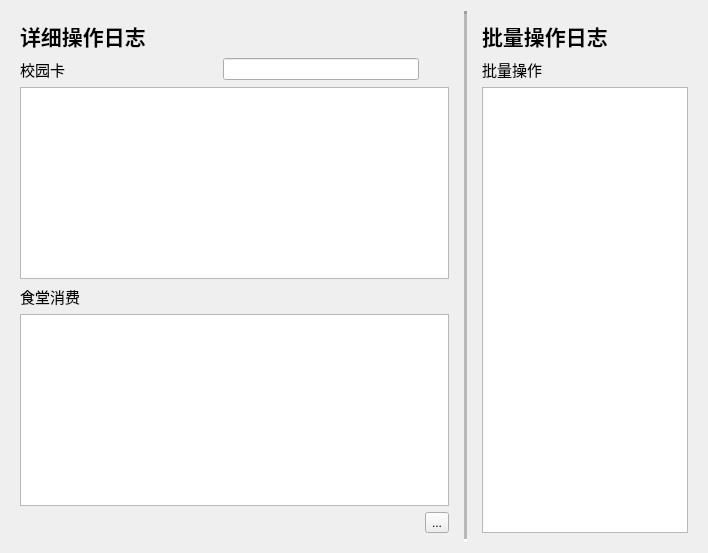
        <widget class="QWidget" name="page_analysis">
         <layout class="QHBoxLayout" name="horizontalLayout_7" stretch="2,0,1">
          <item>
           <widget class="QWidget" name="widget_2" native="true">
            <layout class="QGridLayout" name="gridLayout_9">
             <item row="0" column="0" colspan="2">
              <widget class="QLabel" name="label_12">
               <property name="font">
                <font>
                 <family>微软雅黑</family>
                 <pointsize>16</pointsize>
                 <weight>75</weight>
                 <bold>true</bold>
                </font>
               </property>
               <property name="text">
                <string>详细操作日志</string>
               </property>
              </widget>
             </item>
             <item row="1" column="0">
              <widget class="QLabel" name="label_9">
               <property name="font">
                <font>
                 <family>微软雅黑</family>
                 <pointsize>11</pointsize>
                 <weight>50</weight>
                 <bold>false</bold>
                </font>
               </property>
               <property name="text">
                <string>校园卡</string>
               </property>
              </widget>
             </item>
             <item row="2" column="0" colspan="3">
              <widget class="QTableView" name="tbv_card_logs"/>
             </item>
             <item row="3" column="0">
              <widget class="QLabel" name="label_7">
               <property name="font">
                <font>
                 <family>微软雅黑</family>
                 <pointsize>11</pointsize>
                </font>
               </property>
               <property name="text">
                <string>食堂消费</string>
               </property>
              </widget>
             </item>
             <item row="4" column="0" colspan="3">
              <widget class="QTableView" name="tbv_canteen_logs_total"/>
             </item>
             <item row="5" column="0">
              <spacer name="horizontalSpacer_30">
               <property name="orientation">
                <enum>Qt::Horizontal</enum>
               </property>
               <property name="sizeHint" stdset="0">
                <size>
                 <width>172</width>
                 <height>20</height>
                </size>
               </property>
              </spacer>
             </item>
             <item row="5" column="1">
              <spacer name="horizontalSpacer_31">
               <property name="orientation">
                <enum>Qt::Horizontal</enum>
               </property>
               <property name="sizeHint" stdset="0">
                <size>
                 <width>171</width>
                 <height>20</height>
                </size>
               </property>
              </spacer>
             </item>
             <item row="5" column="2">
              <widget class="myToolButton" name="btn_generateLogs">
               <property name="text">
                <string>...</string>
               </property>
              </widget>
             </item>
             <item row="1" column="1">
              <widget class="QLineEdit" name="lineEdit"/>
             </item>
            </layout>
           </widget>
          </item>
          <item>
           <widget class="Line" name="line_log">
            <property name="lineWidth">
             <number>3</number>
            </property>
            <property name="midLineWidth">
             <number>3</number>
            </property>
            <property name="orientation">
             <enum>Qt::Vertical</enum>
            </property>
           </widget>
          </item>
          <item>
           <widget class="QWidget" name="widget_3" native="true">
            <layout class="QGridLayout" name="gridLayout_7">
             <item row="1" column="0">
              <widget class="QLabel" name="label_10">
               <property name="font">
                <font>
                 <family>微软雅黑</family>
                 <pointsize>11</pointsize>
                </font>
               </property>
               <property name="text">
                <string>批量操作</string>
               </property>
              </widget>
             </item>
             <item row="2" column="0">
              <widget class="QTableView" name="tbv_batch_logs"/>
             </item>
             <item row="0" column="0">
              <widget class="QLabel" name="label_14">
               <property name="font">
                <font>
                 <family>微软雅黑</family>
                 <pointsize>16</pointsize>
                 <weight>75</weight>
                 <bold>true</bold>
                </font>
               </property>
               <property name="text">
                <string>批量操作日志</string>
               </property>
              </widget>
             </item>
            </layout>
           </widget>
          </item>
         </layout>
        </widget>
